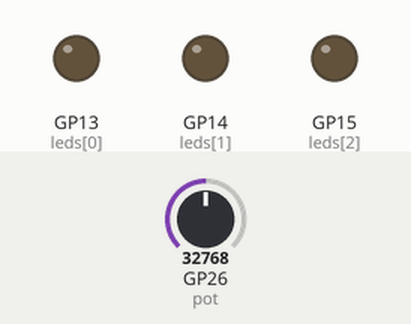
Simulated run of this program. Board: Raspberry Pi Pico running MicroPython. On the bench: output pins drawn as LEDs (lit = HIGH). Dashed ring = blinking. The test bench sets the inputs (shaded band); at power-on: GP26 (pot) = 32768 (analog values on the 0–65535 scale).

Above: at 1.25 s.
1.3 s: GP26 (pot) set to 0
At 1.38 s:
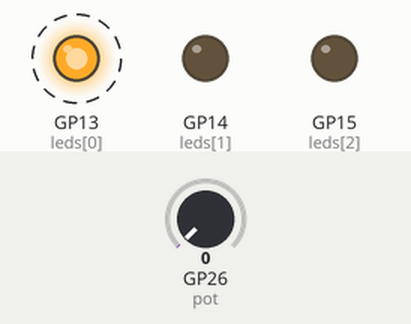
At 1.88 s:
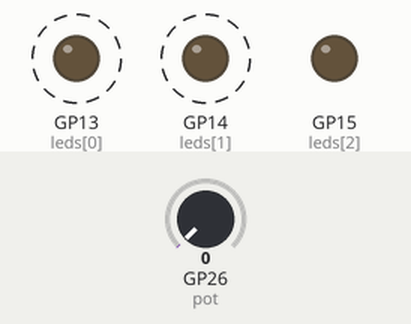
4.3 s: GP26 (pot) set to 7864
7.3 s: GP26 (pot) set to 19660
At 16.17 s:
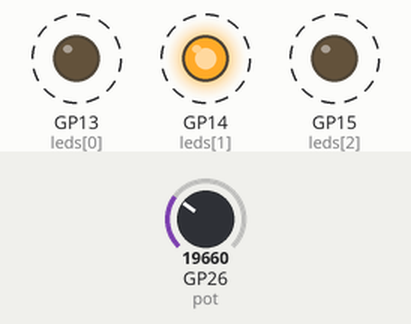
Timing chart, 0 to 16.3 s (numbered marks = the images above; inputs shaded):
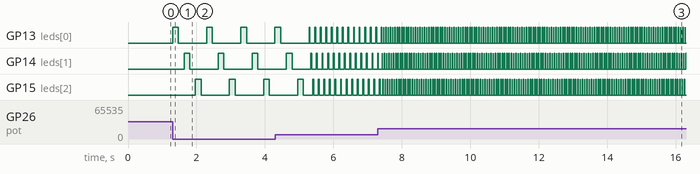

Measured:
- after the input at 1.3 s, GP13 (leds[0]): alternates HIGH for 0.17 s and LOW for 0.83 s, starting at once; GP14 (leds[1]): alternates HIGH for 0.17 s and LOW for 0.83 s, starting after 0.34 s
- after the input at 7.3 s, GP13 (leds[0]): alternates HIGH for 0.01 s and LOW for 0.06 s, starting after 0.16 s; GP14 (leds[1]): alternates HIGH for 0.01 s and LOW for 0.06 s, starting after 0.13 s; GP15 (leds[2]): alternates HIGH for 0.01 s and LOW for 0.06 s, starting after 0.14 s

The program:

led-seq-pot.py
```python
from machine import Pin, ADC
from time import sleep_ms

MAX_ADC_VALUE = 65535

leds = [Pin(13, Pin.OUT), Pin(14, Pin.OUT), Pin(15, Pin.OUT)]
pot = ADC(Pin(26))

while True:
    frequency_hz = int(pot.read_u16() / (MAX_ADC_VALUE/50)) + 1
    period_ms = int((1000/frequency_hz) / (len(leds)*2))
    for led in leds:
        led.high()
        sleep_ms(period_ms)
        led.low()
        sleep_ms(period_ms)
```
